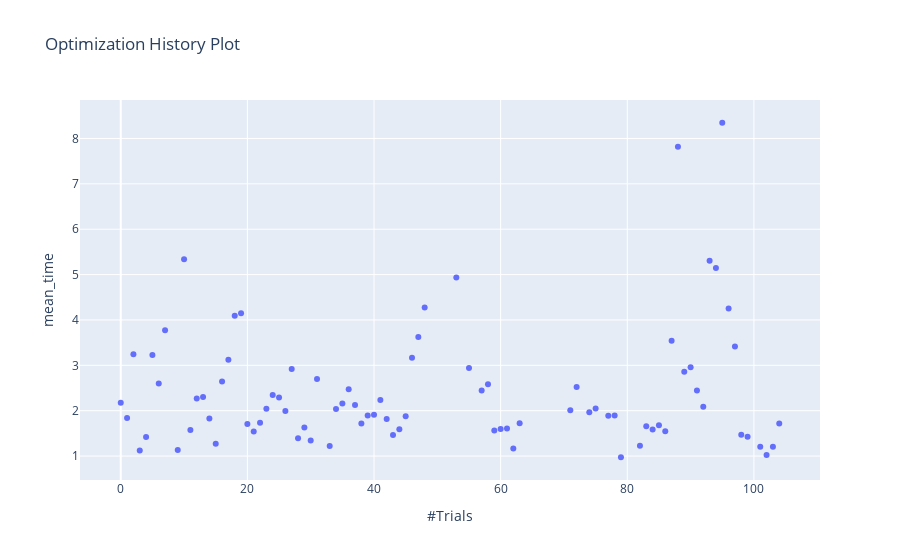

Notebook code for this chart:
### Code cell
optuna.visualization.plot_optimization_history(study, target=lambda t: t.values[2], target_name='mean_time')
